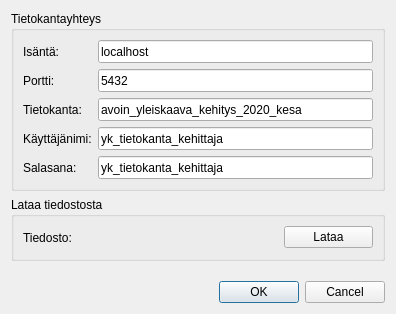
<?xml version="1.0" encoding="UTF-8"?>
<ui version="4.0">
 <class>Dialog</class>
 <widget class="QDialog" name="Dialog">
  <property name="geometry">
   <rect>
    <x>0</x>
    <y>0</y>
    <width>396</width>
    <height>314</height>
   </rect>
  </property>
  <property name="windowTitle">
   <string>Dialog</string>
  </property>
  <layout class="QVBoxLayout" name="verticalLayout_4">
   <item>
    <layout class="QVBoxLayout" name="verticalLayout_3">
     <item>
      <widget class="QgsCollapsibleGroupBox" name="mGroupBox">
       <property name="title">
        <string>Tietokantayhteys</string>
       </property>
       <layout class="QVBoxLayout" name="verticalLayout">
        <item>
         <layout class="QFormLayout" name="formLayout">
          <item row="0" column="0">
           <widget class="QLabel" name="label">
            <property name="text">
             <string>Isäntä:</string>
            </property>
           </widget>
          </item>
          <item row="0" column="1">
           <widget class="QgsFilterLineEdit" name="dbHost">
            <property name="minimumSize">
             <size>
              <width>0</width>
              <height>23</height>
             </size>
            </property>
            <property name="text">
             <string>localhost</string>
            </property>
            <property name="qgisRelation" stdset="0">
             <string notr="true"/>
            </property>
           </widget>
          </item>
          <item row="1" column="0">
           <widget class="QLabel" name="label_2">
            <property name="text">
             <string>Portti:</string>
            </property>
           </widget>
          </item>
          <item row="1" column="1">
           <widget class="QgsFilterLineEdit" name="dbPort">
            <property name="minimumSize">
             <size>
              <width>0</width>
              <height>23</height>
             </size>
            </property>
            <property name="text">
             <string>5432</string>
            </property>
            <property name="defaultValue" stdset="0">
             <string/>
            </property>
            <property name="qgisRelation" stdset="0">
             <string notr="true"/>
            </property>
           </widget>
          </item>
          <item row="2" column="0">
           <widget class="QLabel" name="label_3">
            <property name="text">
             <string>Tietokanta:</string>
            </property>
           </widget>
          </item>
          <item row="2" column="1">
           <widget class="QgsFilterLineEdit" name="dbName">
            <property name="minimumSize">
             <size>
              <width>0</width>
              <height>23</height>
             </size>
            </property>
            <property name="text">
             <string>avoin_yleiskaava_kehitys_2020_kesa</string>
            </property>
            <property name="qgisRelation" stdset="0">
             <string notr="true"/>
            </property>
           </widget>
          </item>
          <item row="3" column="0">
           <widget class="QLabel" name="label_4">
            <property name="text">
             <string>Käyttäjänimi:</string>
            </property>
           </widget>
          </item>
          <item row="3" column="1">
           <widget class="QgsFilterLineEdit" name="dbUser">
            <property name="minimumSize">
             <size>
              <width>0</width>
              <height>23</height>
             </size>
            </property>
            <property name="text">
             <string>yk_tietokanta_kehittaja</string>
            </property>
            <property name="qgisRelation" stdset="0">
             <string notr="true"/>
            </property>
           </widget>
          </item>
          <item row="4" column="0">
           <widget class="QLabel" name="label_5">
            <property name="text">
             <string>Salasana:</string>
            </property>
           </widget>
          </item>
          <item row="4" column="1">
           <widget class="QgsPasswordLineEdit" name="dbPass">
            <property name="minimumSize">
             <size>
              <width>0</width>
              <height>23</height>
             </size>
            </property>
            <property name="text">
             <string>yk_tietokanta_kehittaja</string>
            </property>
           </widget>
          </item>
         </layout>
        </item>
       </layout>
      </widget>
     </item>
     <item>
      <widget class="QgsCollapsibleGroupBox" name="mGroupBox_2">
       <property name="title">
        <string>Lataa tiedostosta</string>
       </property>
       <layout class="QVBoxLayout" name="verticalLayout_2">
        <item>
         <layout class="QHBoxLayout" name="horizontalLayout">
          <item>
           <layout class="QFormLayout" name="formLayout_2">
            <item row="0" column="0">
             <widget class="QLabel" name="label_7">
              <property name="text">
               <string>Tiedosto:</string>
              </property>
             </widget>
            </item>
            <item row="0" column="1">
             <widget class="QgsFileWidget" name="configFileInput" native="true">
              <property name="minimumSize">
               <size>
                <width>200</width>
                <height>23</height>
               </size>
              </property>
              <property name="filter" stdset="0">
               <string>ini-tiedosto (*.ini)</string>
              </property>
             </widget>
            </item>
           </layout>
          </item>
          <item>
           <widget class="QPushButton" name="loadFileButton">
            <property name="text">
             <string>Lataa</string>
            </property>
           </widget>
          </item>
         </layout>
        </item>
       </layout>
      </widget>
     </item>
     <item>
      <spacer name="verticalSpacer">
       <property name="orientation">
        <enum>Qt::Vertical</enum>
       </property>
       <property name="sizeHint" stdset="0">
        <size>
         <width>20</width>
         <height>40</height>
        </size>
       </property>
      </spacer>
     </item>
     <item>
      <widget class="QDialogButtonBox" name="buttonBox">
       <property name="orientation">
        <enum>Qt::Horizontal</enum>
       </property>
       <property name="standardButtons">
        <set>QDialogButtonBox::Cancel|QDialogButtonBox::Ok</set>
       </property>
      </widget>
     </item>
    </layout>
   </item>
  </layout>
 </widget>
 <customwidgets>
  <customwidget>
   <class>QgsCollapsibleGroupBox</class>
   <extends>QGroupBox</extends>
   <header>qgscollapsiblegroupbox.h</header>
   <container>1</container>
  </customwidget>
  <customwidget>
   <class>QgsFileWidget</class>
   <extends>QWidget</extends>
   <header>qgsfilewidget.h</header>
  </customwidget>
  <customwidget>
   <class>QgsFilterLineEdit</class>
   <extends>QLineEdit</extends>
   <header>qgsfilterlineedit.h</header>
  </customwidget>
  <customwidget>
   <class>QgsPasswordLineEdit</class>
   <extends>QLineEdit</extends>
   <header>qgspasswordlineedit.h</header>
  </customwidget>
 </customwidgets>
 <resources/>
 <connections>
  <connection>
   <sender>buttonBox</sender>
   <signal>accepted()</signal>
   <receiver>Dialog</receiver>
   <slot>accept()</slot>
   <hints>
    <hint type="sourcelabel">
     <x>248</x>
     <y>254</y>
    </hint>
    <hint type="destinationlabel">
     <x>157</x>
     <y>274</y>
    </hint>
   </hints>
  </connection>
  <connection>
   <sender>buttonBox</sender>
   <signal>rejected()</signal>
   <receiver>Dialog</receiver>
   <slot>reject()</slot>
   <hints>
    <hint type="sourcelabel">
     <x>316</x>
     <y>260</y>
    </hint>
    <hint type="destinationlabel">
     <x>286</x>
     <y>274</y>
    </hint>
   </hints>
  </connection>
 </connections>
</ui>
